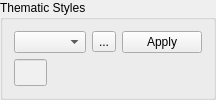
         <widget class="QGroupBox" name="groupBox_7">
          <property name="sizePolicy">
           <sizepolicy hsizetype="Preferred" vsizetype="Minimum">
            <horstretch>0</horstretch>
            <verstretch>0</verstretch>
           </sizepolicy>
          </property>
          <property name="palette">
           <palette>
            <active>
             <colorrole role="Base">
              <brush brushstyle="SolidPattern">
               <color alpha="240">
                <red>240</red>
                <green>240</green>
                <blue>240</blue>
               </color>
              </brush>
             </colorrole>
            </active>
            <inactive>
             <colorrole role="Base">
              <brush brushstyle="SolidPattern">
               <color alpha="240">
                <red>240</red>
                <green>240</green>
                <blue>240</blue>
               </color>
              </brush>
             </colorrole>
            </inactive>
            <disabled>
             <colorrole role="Base">
              <brush brushstyle="SolidPattern">
               <color alpha="255">
                <red>240</red>
                <green>240</green>
                <blue>240</blue>
               </color>
              </brush>
             </colorrole>
            </disabled>
           </palette>
          </property>
          <property name="title">
           <string>Thematic Styles</string>
          </property>
          <layout class="QGridLayout" name="gridLayout_13">
           <item row="2" column="4">
            <widget class="QToolButton" name="toolButton_E1">
             <property name="text">
              <string>...</string>
             </property>
            </widget>
           </item>
           <item row="2" column="1" colspan="2">
            <widget class="QComboBox" name="comboBox_E12"/>
           </item>
           <item row="3" column="1">
            <widget class="QLineEdit" name="lineEdit_E8">
             <property name="sizePolicy">
              <sizepolicy hsizetype="Ignored" vsizetype="Ignored">
               <horstretch>0</horstretch>
               <verstretch>0</verstretch>
              </sizepolicy>
             </property>
             <property name="text">
              <string/>
             </property>
             <property name="placeholderText">
              <string/>
             </property>
            </widget>
           </item>
           <item row="2" column="5">
            <widget class="QPushButton" name="pushButton_ET">
             <property name="sizePolicy">
              <sizepolicy hsizetype="Maximum" vsizetype="Fixed">
               <horstretch>0</horstretch>
               <verstretch>0</verstretch>
              </sizepolicy>
             </property>
             <property name="text">
              <string>Apply</string>
             </property>
            </widget>
           </item>
          </layout>
         </widget>
